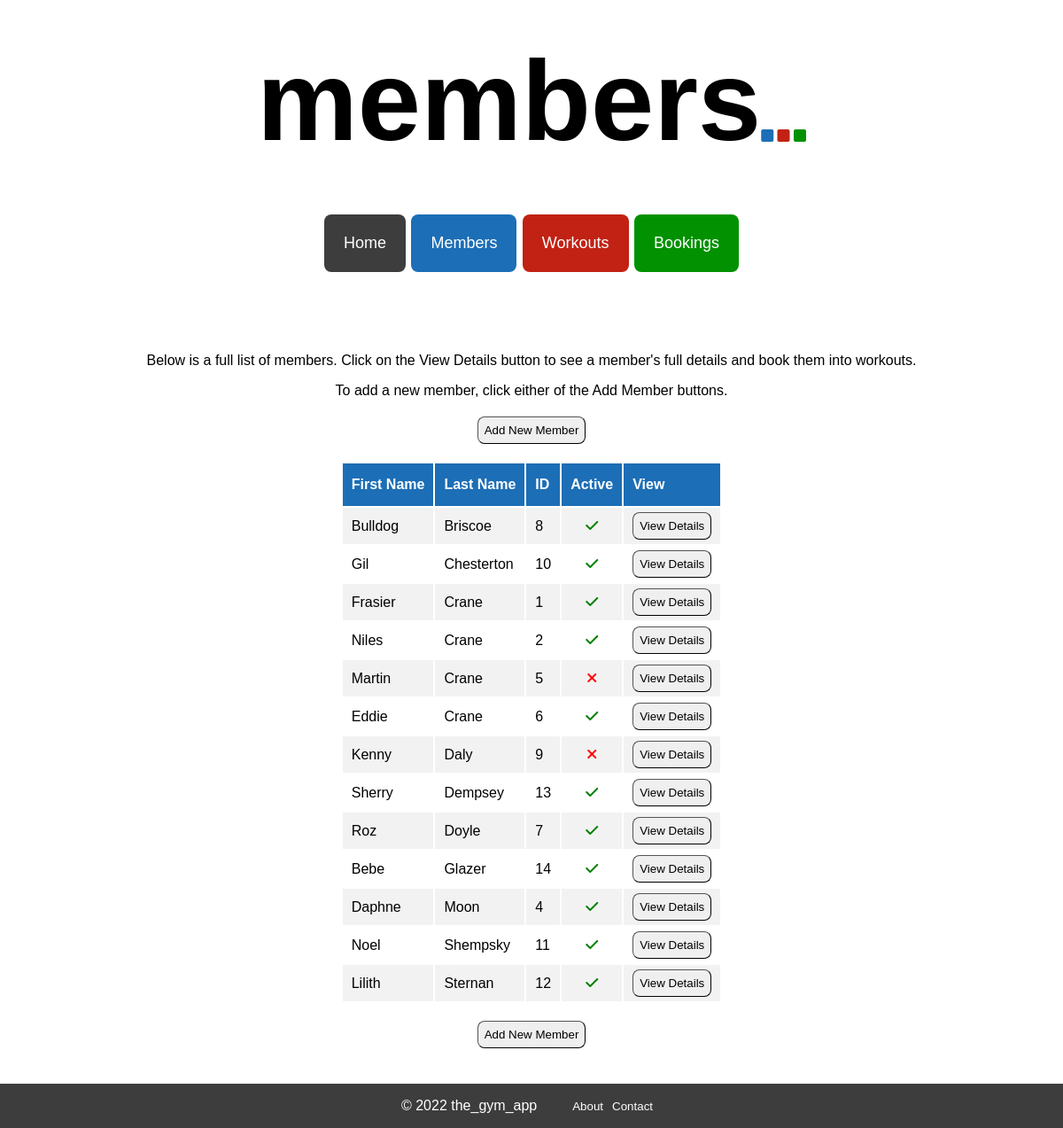
The app's page /members, older data.
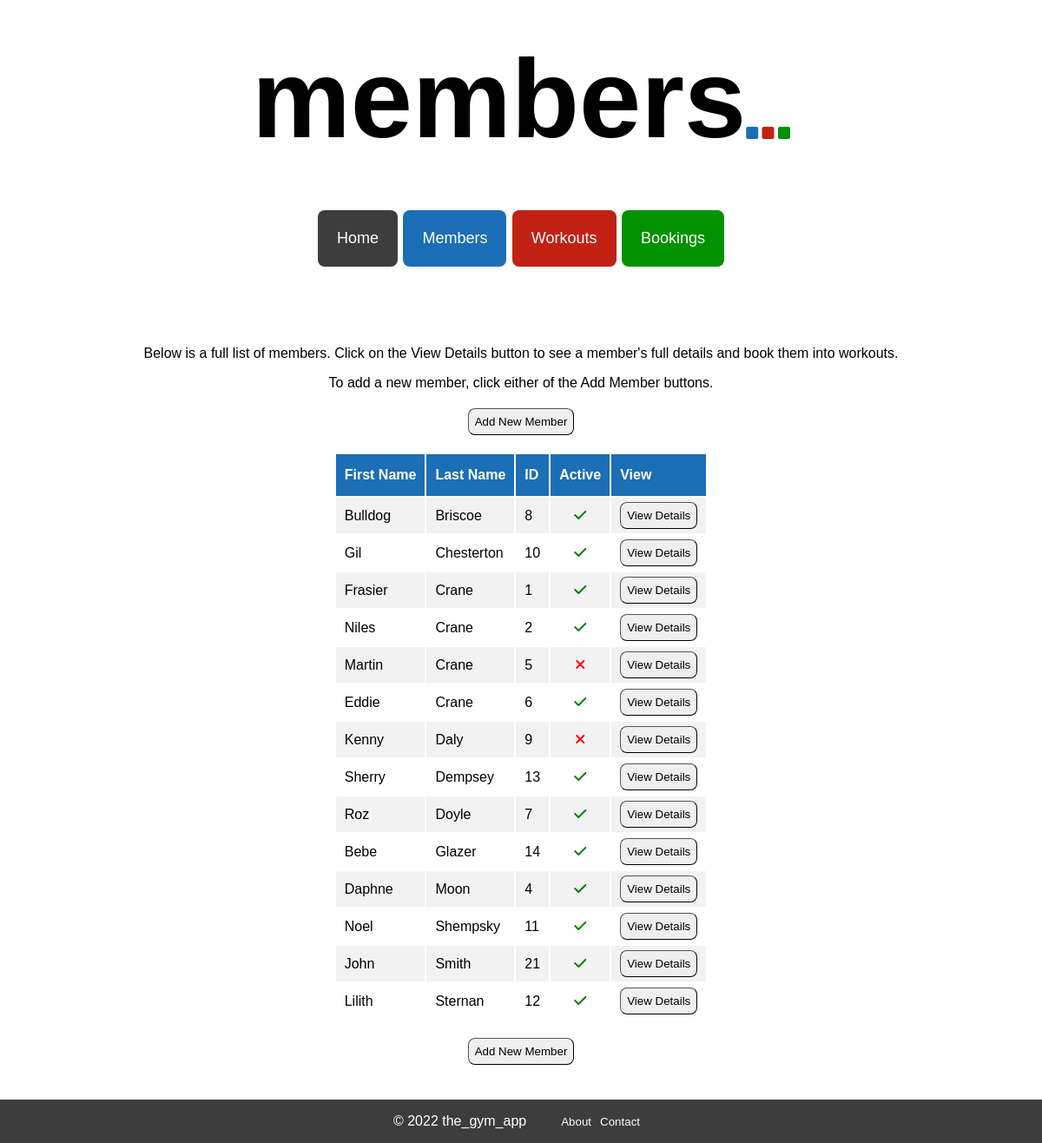
The same page, newer data.
### tables this page shows
CREATE TABLE members (
    id INTEGER PRIMARY KEY AUTOINCREMENT,
    first_name VARCHAR,
    last_name VARCHAR,
    dob DATE,
    active BOOLEAN
);

### controllers/member_controller.py (the view)
@members_blueprint.route("/members")
def members():
    route_name = "members"
    members = member_repository.select_all()
    return render_template("members/index.html", route_name=route_name, members=members)

### db/run_sql.py (called while the page is built)
def get_db():
    path = os.path.dirname(os.path.abspath(__file__))
    db = os.path.join(path, "gym_db.db")
    conn = sqlite3.connect(db)
    conn.execute("PRAGMA foreign_keys = 1")
    conn.row_factory = sqlite3.Row
    return conn

def run_sql(sql, values = []):
    db = get_db()
    cursor = db.cursor()
    cursor.execute(sql, values)
    results = cursor.fetchall()
    db.commit()
    db.close()
    return results

### repositories/member_repository.py (called while the page is built)
def sort_function(member):
    return member.last_name

def select_all():
    members = []
    sql = "SELECT * FROM members"
    results = run_sql(sql)
    for row in results:
        active = True if row['active'] == 1 else False
        member = Member(row['first_name'], row['last_name'], row['dob'], active, row['id'])
        members.append(member)
    members.sort(key=sort_function)
    return members

### templates/members/index.html
{% extends 'base.html'%}
{% block content %}
<div class="index_page_container">
    <p>Below is a full list of members. Click on the View Details button to see a member's full details and book them into workouts.</p>
    <p>To add a new member, click either of the Add Member buttons.</p>
    <button class="index_page_button" id="index_page_top_button">
        <a class="index_page_link" href="/members/create">Add New Member</a>
    </button>
    <table class="index_table">
        <tr class="index_table_headers">
            <th>First Name</th>
            <th>Last Name</th>
            <th>ID</th>
            <th>Active</th>
            <th>View</th>
        </tr>
        {% for member in members %}
        <tr class="index_table_content">
            <td>{{member.first_name}}</td>
            <td>{{member.last_name}}</td>
            <td>{{member.id}}</td>
            {% if member.active == True %}
            <td class="active_column"><i class="fa-solid fa-check" style="color: green"></i></td>
            {% elif member.active == False %}
            <td class="active_column"><i class="fa-solid fa-xmark" style="color: red"></i></td>
            {% endif %}
            <td class="delete_column"><button class="index_page_button" id="view_details_button"><a class="index_page_link" href="/members/{{member.id}}">View Details</button></td>
        {% endfor %}
        </tr>
    </table>
    <button class="index_page_button" id="index_page_bottom_button">
        <a class="index_page_link" href="/members/create">Add New Member</a>
    </button>
</div>
{% endblock %}

### templates/base.html (shortened to what this page needs)
<!DOCTYPE html>
<html lang="en">
<head>
    <link rel="stylesheet" href="{{ url_for('static', filename='style.css') }}">
    <link rel="stylesheet" href="{{ url_for('static', filename='index_pages.css') }}">
    <link rel="stylesheet" href="{{ url_for('static', filename='create_pages.css') }}">
    <link rel="stylesheet" href="{{ url_for('static', filename='show_pages.css') }}">
    <link rel="stylesheet" href="{{ url_for('static', filename='edit_pages.css') }}">
</head>
<body>
<div class="page-wrapper">
    <div class="base">
    <header>
        <h1 class="page_headers">{{route_name}}</h1>
        <p class="header-squares"><i class="fa-solid fa-square" id="square" style="color:#1c6eb6"></i> <i class="fa-solid fa-square" style="color:#c12214"></i>
        <i class="fa-solid fa-square" style="color:#029100"></i></p>
    </header>
    <div class="nav_bar">
        <nav>
                <button class="nav_item" id="nav_home"><a href="/">Home</a></button>
                <button class="nav_item" id="nav_member"><a href="/members">Members</a></button>
                <button class="nav_item" id="nav_workout"><a href="/workouts">Workouts</a></button>
                <button class="nav_item" id="nav_booking"><a href="/bookings">Bookings</a></button>
        </nav>
    </div>
    </div>
    <div class="block_content">
        {% block content %}
        {% endblock%}
    </div>
</div>
</body>
    <footer>
        <p> © 2022 the_gym_app</p>
        <nav>
            <ul>
                <li>About</li>
                <li>Contact</li>
            </ul>
        </nav>
    </footer>
</html>

### static/style.css (style rules this page uses)
body { font-family: Verdana, Geneva, Tahoma, sans-serif; min-height: 100%; margin: 0; padding: 0; }
.page-wrapper { min-height: 94vh; }
.page_headers { font-size: 800%; text-align: center; margin-top: 40px; margin-bottom: 50px; }
.base { margin: 0 auto; text-align: center; display: flex; flex-direction: column; justify-content: center; align-items: center; }
.base>header { display: flex; }
.base>header>p { align-self: flex-end; margin-bottom: 74px; }
.header-squares { margin-right: auto; }
.nav_bar { list-style-type: none; margin: 0; padding: 0; margin-bottom: 30px; }
.nav_item { display: inline; margin: 5px 1px; padding: 22px; border-radius: 8px; border: none; }
.nav_item>a { color: white; text-align: center; text-decoration: none; font-size: large; }
#nav_home { background-color: #3e3d3d; }
#nav_member { background-color: #1c6eb6; }
#nav_workout { background-color: #c12214; }
#nav_booking { background-color: #029100; }
footer { display: flex; background-color: #3e3d3d; color: white; font-style: bold; justify-content: center; align-items: center; width: 100%; margin-top: auto; }
footer>nav>ul { display: flex; list-style: none; }
footer>nav>ul>li { margin-right: 10px; font-size: smaller; }

### static/index_pages.css (style rules this page uses)
.index_page_container { display: flex; flex-direction: column; align-items: center; justify-content: center; margin: 40px auto; }
.index_page_container > p { margin-bottom: 0px; }
.index_table { width: auto; text-align: left; }
.index_table_headers { background-color: #1c6eb6; color: white; }
.index_table_headers > th { padding: 15px 10px; }
.index_table_content > td { padding: 5px 10px; }
.index_table_content:nth-child(even) { background-color: #f2f2f2; }
.active_column { text-align: center; }
.delete_column { text-align: center; }
.index_page_button { padding: 7px; border-radius: 8px; border-width: 1px; }
.index_page_link { color: #000000; text-decoration: none; }
#index_page_top_button { margin-top: 20px; margin-bottom: 20px; }
#index_page_bottom_button { margin-top: 20px; }

Row changes from the older to the newer data that the page shows:
added members: first_name "John", last_name "Smith", id "21", active True (drawn)
